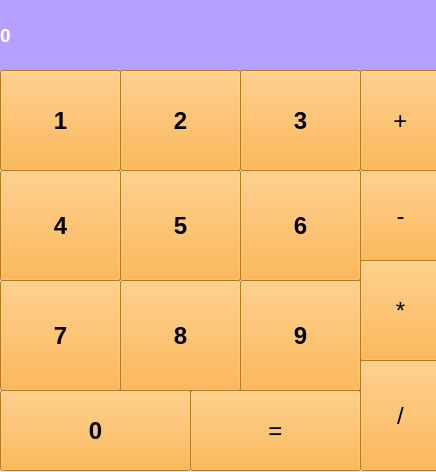
<?xml version="1.0" encoding="UTF-8"?>
<ui version="4.0">
 <class>MainWindow</class>
 <widget class="QMainWindow" name="MainWindow">
  <property name="geometry">
   <rect>
    <x>0</x>
    <y>0</y>
    <width>436</width>
    <height>472</height>
   </rect>
  </property>
  <property name="windowTitle">
   <string>MainWindow</string>
  </property>
  <widget class="QWidget" name="centralwidget">
   <widget class="QLabel" name="label">
    <property name="geometry">
     <rect>
      <x>0</x>
      <y>0</y>
      <width>441</width>
      <height>71</height>
     </rect>
    </property>
    <property name="font">
     <font>
      <family>Arial</family>
      <pointsize>14</pointsize>
      <weight>75</weight>
      <bold>true</bold>
     </font>
    </property>
    <property name="styleSheet">
     <string notr="true">background-color: rgb(179, 160, 255);
color: rgb(255, 255, 255);</string>
    </property>
    <property name="text">
     <string>0</string>
    </property>
    <property name="margin">
     <number>15</number>
    </property>
   </widget>
   <widget class="QPushButton" name="btn_0">
    <property name="geometry">
     <rect>
      <x>0</x>
      <y>390</y>
      <width>191</width>
      <height>81</height>
     </rect>
    </property>
    <property name="font">
     <font>
      <family>Arial</family>
      <pointsize>18</pointsize>
      <weight>75</weight>
      <bold>true</bold>
     </font>
    </property>
    <property name="styleSheet">
     <string notr="true">background-color: rgb(255, 165, 38);
</string>
    </property>
    <property name="text">
     <string>0</string>
    </property>
   </widget>
   <widget class="QPushButton" name="btn_ravno">
    <property name="geometry">
     <rect>
      <x>190</x>
      <y>390</y>
      <width>171</width>
      <height>81</height>
     </rect>
    </property>
    <property name="font">
     <font>
      <family>Arial</family>
      <pointsize>18</pointsize>
     </font>
    </property>
    <property name="styleSheet">
     <string notr="true">background-color: rgb(255, 165, 38);
</string>
    </property>
    <property name="text">
     <string>=</string>
    </property>
   </widget>
   <widget class="QPushButton" name="btn_7">
    <property name="geometry">
     <rect>
      <x>0</x>
      <y>280</y>
      <width>121</width>
      <height>111</height>
     </rect>
    </property>
    <property name="font">
     <font>
      <family>Arial</family>
      <pointsize>18</pointsize>
      <weight>75</weight>
      <bold>true</bold>
     </font>
    </property>
    <property name="styleSheet">
     <string notr="true">background-color: rgb(255, 165, 38);
</string>
    </property>
    <property name="text">
     <string>7</string>
    </property>
   </widget>
   <widget class="QPushButton" name="btn_1">
    <property name="geometry">
     <rect>
      <x>0</x>
      <y>70</y>
      <width>121</width>
      <height>101</height>
     </rect>
    </property>
    <property name="font">
     <font>
      <family>Arial</family>
      <pointsize>18</pointsize>
      <weight>75</weight>
      <bold>true</bold>
     </font>
    </property>
    <property name="styleSheet">
     <string notr="true">background-color: rgb(255, 165, 38);
</string>
    </property>
    <property name="text">
     <string>1</string>
    </property>
   </widget>
   <widget class="QPushButton" name="btn_4">
    <property name="geometry">
     <rect>
      <x>0</x>
      <y>170</y>
      <width>121</width>
      <height>111</height>
     </rect>
    </property>
    <property name="font">
     <font>
      <family>Arial</family>
      <pointsize>18</pointsize>
      <weight>75</weight>
      <bold>true</bold>
     </font>
    </property>
    <property name="styleSheet">
     <string notr="true">background-color: rgb(255, 165, 38);
</string>
    </property>
    <property name="text">
     <string>4</string>
    </property>
   </widget>
   <widget class="QPushButton" name="btn_5">
    <property name="geometry">
     <rect>
      <x>120</x>
      <y>170</y>
      <width>121</width>
      <height>111</height>
     </rect>
    </property>
    <property name="font">
     <font>
      <family>Arial</family>
      <pointsize>18</pointsize>
      <weight>75</weight>
      <bold>true</bold>
     </font>
    </property>
    <property name="styleSheet">
     <string notr="true">background-color: rgb(255, 165, 38);
</string>
    </property>
    <property name="text">
     <string>5</string>
    </property>
   </widget>
   <widget class="QPushButton" name="btn_2">
    <property name="geometry">
     <rect>
      <x>120</x>
      <y>70</y>
      <width>121</width>
      <height>101</height>
     </rect>
    </property>
    <property name="font">
     <font>
      <family>Arial</family>
      <pointsize>18</pointsize>
      <weight>75</weight>
      <bold>true</bold>
     </font>
    </property>
    <property name="styleSheet">
     <string notr="true">background-color: rgb(255, 165, 38);
</string>
    </property>
    <property name="text">
     <string>2</string>
    </property>
   </widget>
   <widget class="QPushButton" name="btn_8">
    <property name="geometry">
     <rect>
      <x>120</x>
      <y>280</y>
      <width>121</width>
      <height>111</height>
     </rect>
    </property>
    <property name="font">
     <font>
      <family>Arial</family>
      <pointsize>18</pointsize>
      <weight>75</weight>
      <bold>true</bold>
     </font>
    </property>
    <property name="styleSheet">
     <string notr="true">background-color: rgb(255, 165, 38);
</string>
    </property>
    <property name="text">
     <string>8</string>
    </property>
   </widget>
   <widget class="QPushButton" name="btn_9">
    <property name="geometry">
     <rect>
      <x>240</x>
      <y>280</y>
      <width>121</width>
      <height>111</height>
     </rect>
    </property>
    <property name="font">
     <font>
      <family>Arial</family>
      <pointsize>18</pointsize>
      <weight>75</weight>
      <bold>true</bold>
     </font>
    </property>
    <property name="styleSheet">
     <string notr="true">background-color: rgb(255, 165, 38);
</string>
    </property>
    <property name="text">
     <string>9</string>
    </property>
   </widget>
   <widget class="QPushButton" name="btn_6">
    <property name="geometry">
     <rect>
      <x>240</x>
      <y>170</y>
      <width>121</width>
      <height>111</height>
     </rect>
    </property>
    <property name="font">
     <font>
      <family>Arial</family>
      <pointsize>18</pointsize>
      <weight>75</weight>
      <bold>true</bold>
     </font>
    </property>
    <property name="styleSheet">
     <string notr="true">background-color: rgb(255, 165, 38);
</string>
    </property>
    <property name="text">
     <string>6</string>
    </property>
   </widget>
   <widget class="QPushButton" name="btn_3">
    <property name="geometry">
     <rect>
      <x>240</x>
      <y>70</y>
      <width>121</width>
      <height>101</height>
     </rect>
    </property>
    <property name="font">
     <font>
      <family>Arial</family>
      <pointsize>18</pointsize>
      <weight>75</weight>
      <bold>true</bold>
     </font>
    </property>
    <property name="styleSheet">
     <string notr="true">background-color: rgb(255, 165, 38);
</string>
    </property>
    <property name="text">
     <string>3</string>
    </property>
   </widget>
   <widget class="QPushButton" name="btn_plus">
    <property name="geometry">
     <rect>
      <x>360</x>
      <y>70</y>
      <width>81</width>
      <height>101</height>
     </rect>
    </property>
    <property name="font">
     <font>
      <family>Arial</family>
      <pointsize>18</pointsize>
      <weight>50</weight>
      <bold>false</bold>
     </font>
    </property>
    <property name="styleSheet">
     <string notr="true">background-color: rgb(255, 165, 38);
</string>
    </property>
    <property name="text">
     <string>+</string>
    </property>
   </widget>
   <widget class="QPushButton" name="btn_minus">
    <property name="geometry">
     <rect>
      <x>360</x>
      <y>170</y>
      <width>81</width>
      <height>91</height>
     </rect>
    </property>
    <property name="font">
     <font>
      <family>Arial</family>
      <pointsize>18</pointsize>
     </font>
    </property>
    <property name="styleSheet">
     <string notr="true">background-color: rgb(255, 165, 38);
</string>
    </property>
    <property name="text">
     <string>-</string>
    </property>
   </widget>
   <widget class="QPushButton" name="btn_umnojenie">
    <property name="geometry">
     <rect>
      <x>360</x>
      <y>260</y>
      <width>81</width>
      <height>101</height>
     </rect>
    </property>
    <property name="font">
     <font>
      <family>Arial</family>
      <pointsize>18</pointsize>
     </font>
    </property>
    <property name="styleSheet">
     <string notr="true">background-color: rgb(255, 165, 38);
</string>
    </property>
    <property name="text">
     <string>*</string>
    </property>
   </widget>
   <widget class="QPushButton" name="pushButton_7">
    <property name="geometry">
     <rect>
      <x>360</x>
      <y>360</y>
      <width>81</width>
      <height>111</height>
     </rect>
    </property>
    <property name="font">
     <font>
      <family>Arial</family>
      <pointsize>18</pointsize>
     </font>
    </property>
    <property name="styleSheet">
     <string notr="true">background-color: rgb(255, 165, 38);
</string>
    </property>
    <property name="text">
     <string>/</string>
    </property>
   </widget>
  </widget>
 </widget>
 <resources/>
 <connections/>
</ui>
